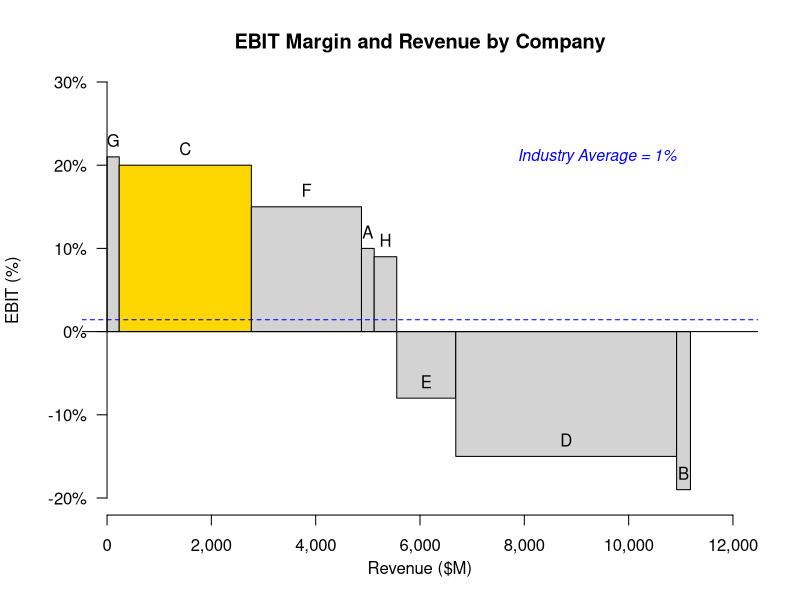

This chart was generated by the following R code:
## Created by Chris DeAngelis, CFA

# Load packages
library(ggplot2, warn.conflicts = FALSE)
library(magrittr, warn.conflicts = FALSE)
library(dplyr, warn.conflicts = FALSE)

# Creating data for chart
data <- data.frame(Company = c(LETTERS[1:8]),
                   EBIT = c(0.1,-0.19,0.2,-0.15,-.08,.15,.21,.09),
                   Revenue = c(244,265,2533,4234,1132,2111,234,432))

# Ranking data by revenue
data$rank <- rank(-data$`EBIT`, ties.method = "first")

# Summarizes data by Company (not necessary for this dataset)
data <- data %>%
  select(Company, `Revenue`, EBIT, rank) %>%
  group_by(Company) %>%
  summarize(`Revenue` = sum(`Revenue`, na.rm = TRUE), EBIT = mean(EBIT, na.rm = TRUE), rank = mean(rank, na.rm = TRUE)) %>%
  arrange(rank) %>%
  as.data.frame()

# Use revenue weights to determine industry average
data$rev_weight <- data$Revenue / sum(data$Revenue)

# Specify chart boundaries with a cushion for text labels that drift off the plot
ymin <- ifelse(min(data$EBIT, na.rm = TRUE) > 0, 0, min(data$EBIT, na.rm = TRUE) - .02)
ymax <- ifelse(max(data$EBIT, na.rm = TRUE) < 0 | is.na(max(data$EBIT, na.rm = TRUE)), 0.1, max(data$EBIT, na.rm = TRUE) + .02)
ylab <- paste(unique(data$Metric), "EBIT (%)", sep = "")
xmin <- 0
xmax <- sum(data$`Revenue`, na.rm = TRUE) + sum(data$`Revenue`, na.rm = TRUE)*.05 
xlab <- "Revenue ($M)"

# Build chart
bp <- barplot(data$EBIT*100, abs(data$`Revenue`), space = 0, ylim = range(pretty(c(ymin * 100 + 1, ymax * 100 + 1))), xlim = range(pretty(c(xmin, xmax))), 
              las = 2, xlab = xlab, yaxt = 'n', ylab = ylab, xaxt = 'n', col = ifelse(data$Company=="C", "gold", "light gray"))
abline(h = sum(data$EBIT * data$rev_weight) *100, lty = 2, col = "blue")
abline(h = 0, lty = 1)
text(bp, y = data$EBIT*100, labels = data$Company, cex = 1, pos = 3)
text(y = ymax * 100 - 2, x = xmax - xmax *.2, label = paste("Industry Average = ", round(sum(data$EBIT * data$rev_weight) *100, digits = 0), "%",sep = "") , cex = .95, col = "blue", font = 3) 
axis(1, axTicks(1), paste("$",axTicks(1), sep = ''), pos = ymin*1.05 * 100 , labels = formatC(axTicks(1), big.mark = ',', format = 'd'))
axis(2, axTicks(2), paste(round(axTicks(2), digits = 0), "%", sep = ''), las = 1, pos = 0)
title(main = "EBIT Margin and Revenue by Company")
